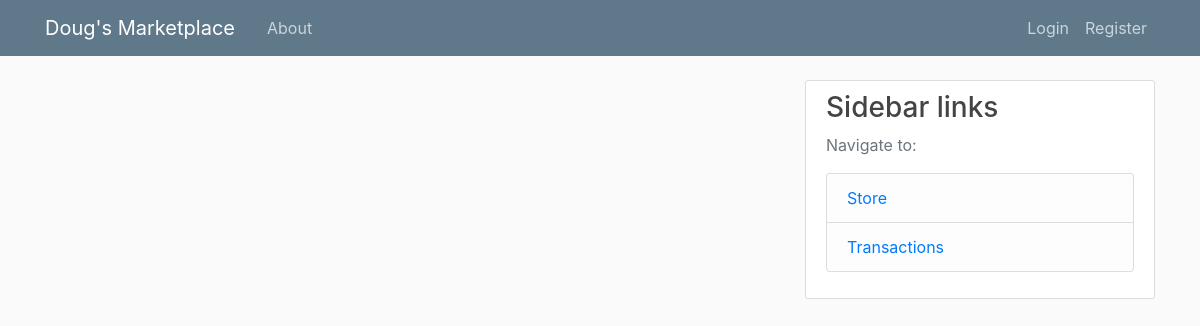
The app's page /transactions, older data.
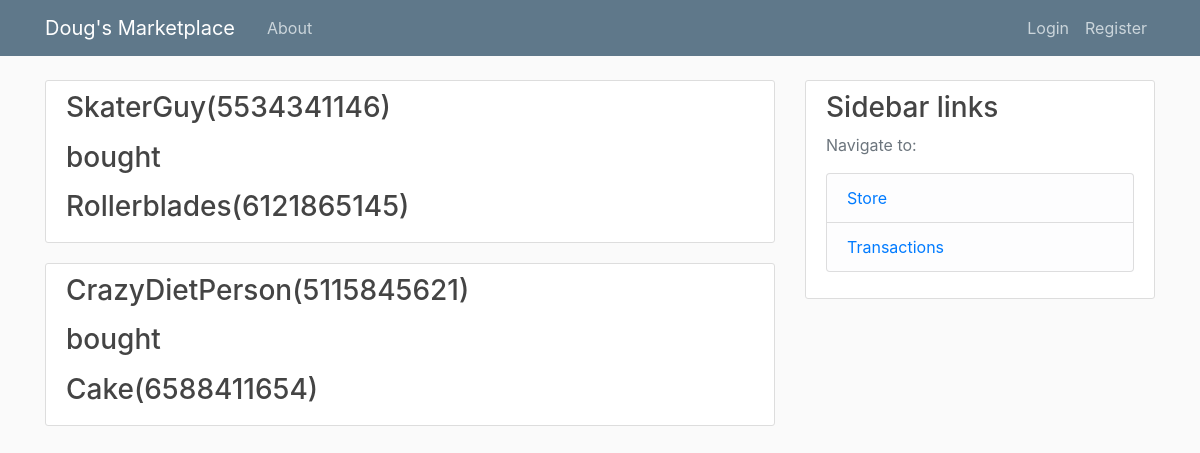
The same page, newer data.
### blog/models.py (models this page shows)
class Transactions(models.Model):
    item = models.TextField()
    buyer = models.TextField()

### blog/views.py (the view)
# urls.py: path('transactions', views.transactions, name='blog-transactions')
def transactions(request):
    context = {
        'posts': Transactions.objects.all(),
        'title': 'Entries'
    }
    return render(request, 'blog/transactions.html', context)

### blog/templates/blog/transactions.html
{% extends "blog/base.html" %}
{% block content %}
    {% for post in posts %}
        <article class="media content-section">
          <div class="media-body">
            <h3 class="article-title" href="{% url 'post-detail' post.id %}">{{ post.buyer }} <p></p> <p>bought</p> {{ post.item}}</h3>
          </div>
        </article>
    {% endfor %}
{%endblock content%}

### blog/templates/blog/base.html (shortened to what this page needs)
{% load static %}
<!DOCTYPE html>
<html>
<head>
    <link rel="stylesheet" href="https://stackpath.bootstrapcdn.com/bootstrap/4.3.1/css/bootstrap.min.css">
    <link rel="stylesheet" type="text/css" href="{% static 'blog/main.css' %}">
</head>
<body>
    <header class="site-header">
      <nav class="navbar navbar-expand-md navbar-dark bg-steel fixed-top">
        <div class="container">
          <a class="navbar-brand mr-4" href="{% url 'blog-home' %}">Doug's Marketplace</a>
          <div class="collapse navbar-collapse" id="navbarToggle">
            <div class="navbar-nav mr-auto">
              <a class="nav-item nav-link" href="{% url 'blog-about' %}">About</a>
            </div>
            <div class="navbar-nav">
                {% if user.is_authenticated %}
                 <a class="nav-item nav-link" href="{% url 'post-create' %}"><b>Sell Item</b></a>
                 <a class="nav-item nav-link" href="{% url 'profile' %}">Profile</a>
                 <a class="nav-item nav-link" href="{% url 'logout' %}">Logout</a>
                {% else %}
                 <a class="nav-item nav-link" href="{% url 'login' %}">Login</a>
                 <a class="nav-item nav-link" href="{% url 'register' %}">Register</a>
                {% endif %}
            </div>
          </div>
        </div>
      </nav>
    </header>
    <main role="main" class="container">
      <div class="row">
        <div class="col-md-8">
            {% block content %}{% endblock %}
        </div>
        <div class="col-md-4">
          <div class="content-section">
            <h3>Sidebar links</h3>
            <p class='text-muted'>Navigate to:
              <ul class="list-group">
                <li class="list-group-item list-group-item-light"><a href="{% url 'blog-home' %}">Store</a></li>
                <li class="list-group-item list-group-item-light"><a href="{% url 'blog-transactions' %}">Transactions</a></li>
              </ul>
            </p>
          </div>
        </div>
      </div>
    </main>
</body>
</html>

### blog/static/blog/main.css (style rules this page uses)
body { background: #fafafa; color: #333333; margin-top: 5rem; }
h1, h2, h3, h4, h5, h6 { color: #444444; }
ul { margin: 0; }
.bg-steel { background-color: #5f788a; }
.site-header .navbar-nav .nav-link { color: #cbd5db; }
.content-section { background: #ffffff; padding: 10px 20px; border: 1px solid #dddddd; border-radius: 3px; margin-bottom: 20px; }
.article-title { color: #444444; }

Row changes from the older to the newer data that the page shows:
added Transactions: buyer "SkaterGuy(5534341146)", item "Rollerblades(6121865145)"
added Transactions: buyer "CrazyDietPerson(5115845621)", item "Cake(6588411654)"
